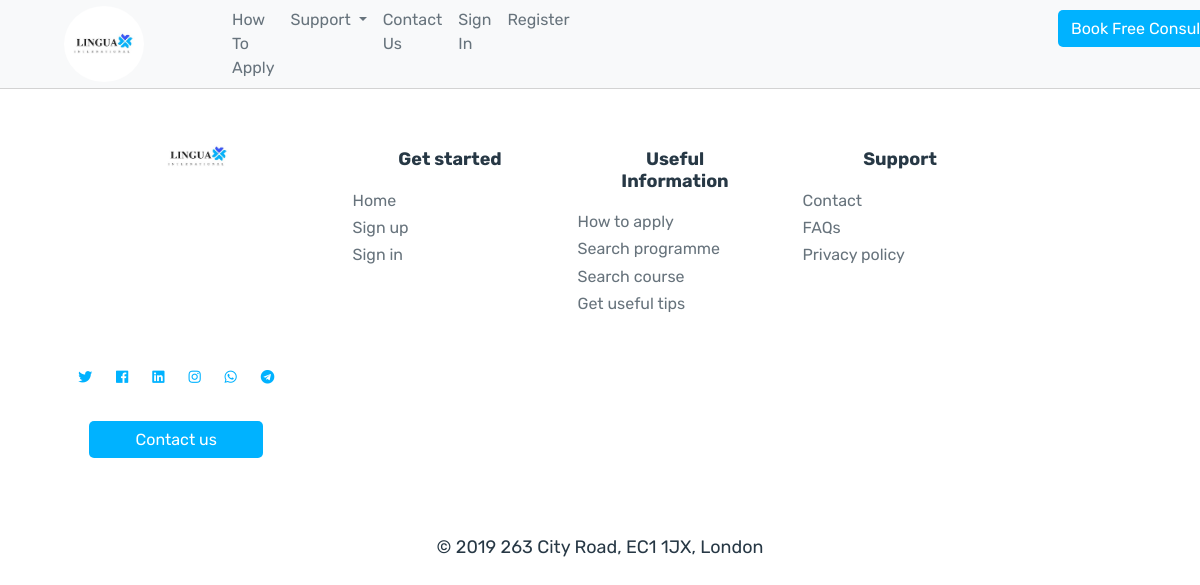
Before: /faqs/ with the older database file.
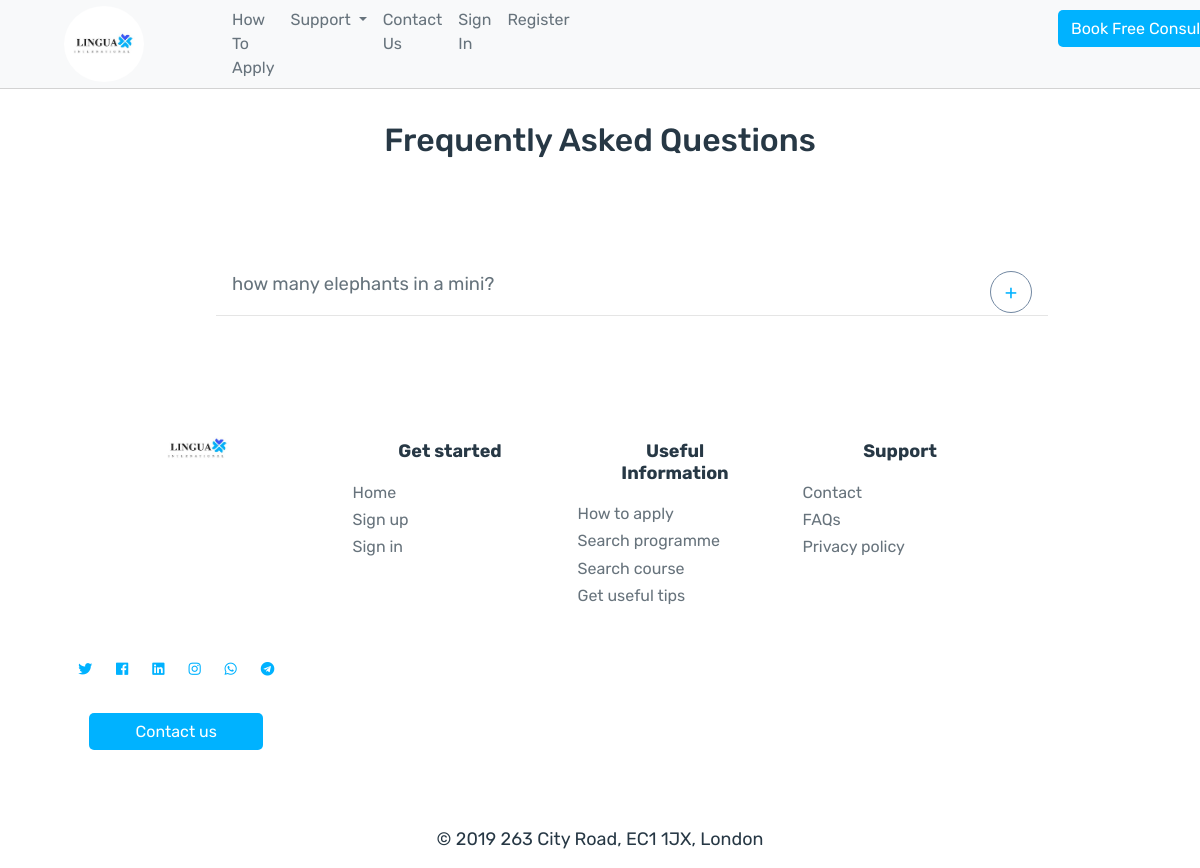
After: the same page with the newer database file.
### custom_fields/models.py (models this page shows, shortened)
class Faqs(models.Model):
    question = models.CharField(max_length=140, null=True)
    answer = models.TextField(null=True)

### custom_fields/views.py (the view)
# urls.py: url(r'^faqs/$', views.faqs, name='faqs'),
def faqs(request):
    fields = Faqs.objects.all()
    context = {
        'fields': fields
    }
    return render(request, 'custom_fields/faqs.html', context)

### custom_fields/templates/custom_fields/faqs.html (shortened to what this page needs)
{% extends "lingua_templates/header.html" %}
{% load staticfiles %}
{% block content %}
{% include "lingua_templates/inc/navbar.html" %}
{% if fields %}
<h2>Frequently Asked Questions</h2>
    {% for field in fields %}
        <div class="faqs-container">
            <div class="accordion">
                <div class="accordion-item">
                    <a>{{ field.question }}</a>
                </div>
            </div>
        </div>
    {% endfor %}
{% endif %}
{% include "lingua_templates/inc/footer.html" %}
{% endblock %}

### lingua/templates/lingua_templates/header.html (shortened to what this page needs)
<!DOCTYPE html>
<html lang="en">
<head>
	{% load staticfiles %}
    <link rel="stylesheet" href="https://stackpath.bootstrapcdn.com/bootstrap/4.2.1/css/bootstrap.min.css"/>
	<link rel="stylesheet" href="{% static 'css/style.css' %}" type = "text/css">
	<link rel="stylesheet" href="https://use.fontawesome.com/releases/v5.7.1/css/all.css" rel="stylesheet">
	<link rel="stylesheet" href="https://unpkg.com/leaflet@1.4.0/dist/leaflet.css"
/>
</head>
<body>
	<div>
		{% block content %}
		{% endblock %}
	</div>
</body>
</html>

### lingua/templates/lingua_templates/inc/navbar.html (shortened to what this page needs)
{% load staticfiles %}
<nav class="navbar navbar-expand-lg navbar-light bg-light">
  <a class="navbar-brand" href="{% url 'index' %}"><img class="logo" src="{% static 'assets/LinguaLogo.jpg' %}"></a>
  <div class="collapse navbar-collapse" id="navbarSupportedContent">
    <ul class="navbar-nav mr-auto">
      <li class="nav-item underline">
        <a class="nav-link navbar-links" href="{% url 'how_to_apply' %}">How To Apply</a>
      </li>
      <li class="nav-item dropdown">
        <a class="nav-link dropdown-toggle navbar-links" href="#" id="navbarDropdown" role="button" data-toggle="dropdown"
          aria-haspopup="true" aria-expanded="false">
          Support
        </a>
        <li class="nav-item underline">
          <a class="nav-link navbar-links" href="{% url 'contact' %}">Contact Us</a>
        </li>
      </li>
      {% if user.is_authenticated %}
      <li class="nav-item dropdown underline">
        <a class="nav-link dropdown-toggle navbar-links" href="#" id="navbarDropdown" role="button" data-toggle="dropdown"
          aria-haspopup="true" aria-expanded="false">
          Welcome: {{ user.username }}
        </a>
        <div class="dropdown-menu" aria-labelledby="navbarDropdown">
          <a class="dropdown-item" href="{% url 'profile' %}">My Dashboard</a>
        </div>
      </li>
      <li class="nav-item underline">
        <a class="nav-link navbar-links" href="{% url 'logout' %}">Sign out</a>
      </li>
      {% else %}
      <li class="nav-item underline">
        <a class="nav-link navbar-links" href="{% url 'login' %}">Sign In</a>
      </li>
      <li class="nav-item underline">
        <a class="nav-link navbar-links" href="{% url 'register' %}">Register</a>
      </li>
      <li style="margin-left:30rem;" class="nav-item">
        <a href="{% url 'contact' %}"><button style="width:11rem;" class="btn btn-primary">Book Free Consultation</button></a>
      </li>
      {% endif %}
    </ul>
  </div>
</nav>

### lingua/templates/lingua_templates/inc/footer.html
{% load staticfiles %}
<footer id="myFooter">
    <div class="container">
        <div class="row">
            <div class="col-sm-3">
                <h2 class="logo"><a href="#"><img class="logo" src="{% static 'assets/LinguaLogo.jpg' %}"></a></h2>
            </div>
            <div class="col-sm-2">
                <h5>Get started</h5>
                <ul>
                    <li class="underline"><a href="#">Home</a></li>
                    <li class="underline"><a href="{% url 'register' %}">Sign up</a></li>
                    <li class="underline"><a href="{% url 'login' %}">Sign in</a></li>
                </ul>
            </div>
            <div class="col-sm-2">
                <h5>Useful Information</h5>
                <ul>
                    <li class="underline"><a href="{% url 'how_to_apply' %}">How to apply</a></li>
                    <li class="underline"><a href="{% url 'search_programme' %}">Search programme</a></li>
                    <li class="underline"><a href="{% url 'search_course' %}">Search course</a></li>
                    <li class="underline"><a href="#newsletter">Get useful tips</a></li>
                </ul>
            </div>
            <div class="col-sm-2">
                <h5>Support</h5>
                <ul>
                    <li class="underline"><a href="{% url 'contact' %}">Contact</a></li>
                    <li class="underline"><a href="{% url 'faqs' %}">FAQs</a></li>
                    <li class="underline"><a href="{% url 'privacy_policy' %}">Privacy policy</a></li>
                </ul>
            </div>
            <div class="col-sm-3">
                <div class="social-networks underline">
                    <a href="https://twitter.com/hello_lingua"><i class="fab fa-twitter footer-icon"></i></a>
                    <a href="#"><i class="fab fa-facebook footer-icon"></i></a>
                    <a href="#"><i class="fab fa-linkedin footer-icon"></i></a>
                    <a href="https://www.instagram.com/hello_lingua/"><i class="fab fa-instagram footer-icon"></i></a>
                    <a href="#"><i class="fab fa-whatsapp footer-icon"></i></a>
                    <a href="#"><i class="fab fa-telegram footer-icon"></i></a>
                </div>
                <a class="btn btn-primary" href="{% url 'contact' %}">Contact us</a>
            </div>
        </div>
    </div>
    <div class="footer-copyright">
        <p>© 2019 263 City Road, EC1 1JX, London </p>
    </div>
</footer>

### lingua/static/css/style.css (style rules this page uses)
html, body { font-family: 'Rubik', sans-serif; color: #66737c; overflow-x: hidden; }
.navbar { border-bottom: 1px solid lightgrey; padding: 0 !important; }
.navbar-links { color: #67737c !important; font-size: 16px; }
h1, h2, h3, h4 { color: #273845; text-align: center; margin: 2rem 0; }
h5 { margin: 1rem; color: #273845; text-align: center; }
p { text-align: center; font-size: 18px; line-height: 1.8; color: #273845; }
a { position: relative; color: #00b2ff; text-decoration: none; }
.underline a:before { content: ""; position: absolute; width: 100%; height: 2px; bottom: 0; left: 0; background-color: #00b2ff; visibility: hidden; -webkit-transform: scaleX(0); transform: scaleX(0); -webkit-transition: all 0.3s ease-in-out 0s; transition: all 0.3s ease-in-out 0s; }
.underline a { font-size: 16px; }
.logo { border-radius: 50%; width: 5rem; margin: 0 4rem; }
.btn { color: white; background-color: #00b2ff; border-radius: 5px; border: none; width: 150px; display: block; margin: 0 auto; margin-top: 10px; line-height: 25px; }
ul > li { font-size: 12px; }
*, *:before, *:after { -webkit-box-sizing: inherit; box-sizing: inherit; }
.faqs-container { margin: 0 auto; padding: 4rem; width: 48rem; }
.accordion a { position: relative; display: -webkit-box; display: -webkit-flex; display: -ms-flexbox; display: flex; -webkit-box-orient: vertical; -webkit-box-direction: normal; -webkit-flex-direction: column; -ms-flex-direction: column; flex-direction: column; width: 100%; padding: 1rem 3rem 1rem 1rem; color: #7288a2; font-size: 1.15rem; font-weight: 400; border-bottom: 1px solid #e5e5e5; }
.accordion a::after { font-family: 'Rubik', sans-serif; content: '+'; position: absolute; float: right; right: 1rem; font-size: 1.25rem; color: #00b2ff; padding: 5px; width: 30px; height: 30px; -webkit-border-radius: 50%; -moz-border-radius: 50%; border-radius: 50%; border: 1px solid #7288a2; text-align: center; }
#myFooter { padding-top: 30px; }
#myFooter .footer-copyright { padding-top: 3px; padding-bottom: 3px; text-align: center; }
#myFooter .row { margin-bottom: 60px; }
#myFooter .footer-copyright p { margin: 10px; }
#myFooter ul { list-style-type: none; padding-left: 0; line-height: 1.7; }
#myFooter h5 { font-size: 18px; font-weight: bold; margin-top: 30px; }
#myFooter h2 a { font-size: 50px; text-align: center; }
#myFooter a { color: #67737c; text-decoration: none; }
#myFooter .social-networks { text-align: center; padding-top: 30px; padding-bottom: 16px; }
#myFooter .social-networks a { font-size: 32px; color: #f9f9f9; padding: 10px; transition: 0.2s; }
#myFooter .btn { color: white; background-color: #00b2ff; border-radius: 5px; border: none; width: 150px; display: block; margin: 0 auto; margin-top: 10px; line-height: 25px; }
#myFooter { flex: 0 0 auto; -webkit-flex: 0 0 auto; }
.footer-icon { font-size: 14px !important; color: #00b2ff; }
a:focus,a:hover,a { outline:none; text-decoration: none; }
li,ul { list-style: none; padding: 0; margin: 0; }
.dropdown-toggle { background-color: transparent !important; border:none !important; box-shadow: none !important; }

Changed rows visible on the page:
added Faqs: question "how many elephants in a mini?"
Other visible differences:
text now shown: "Frequently Asked Questions"
